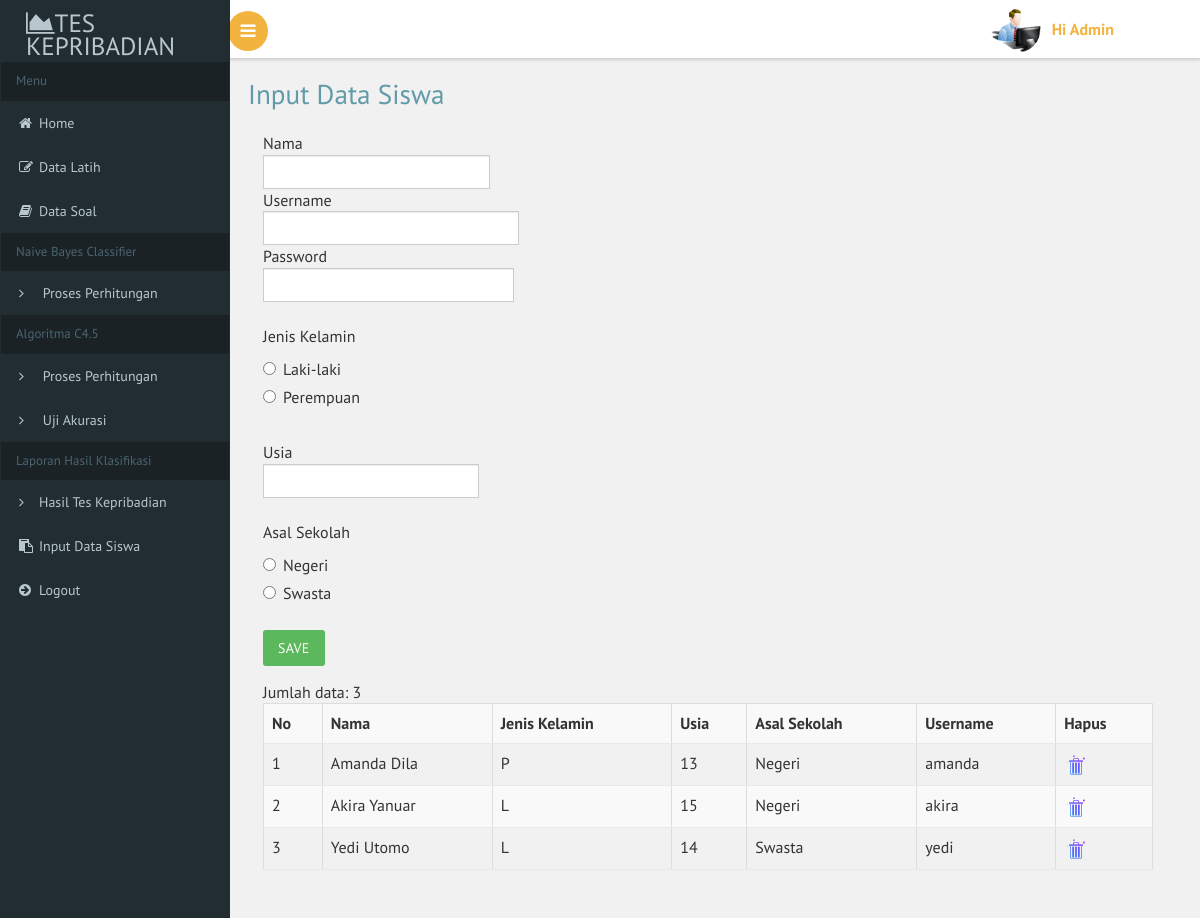
Screenshot of /index.php?menu=data_siswa (signed in) with the database file from the repository.
### tables this page shows
CREATE TABLE `data_siswa` (
  `id` int(11) NOT NULL,
  `nama_siswa` varchar(200) DEFAULT NULL,
  `jenis_kelamin` enum('L','P') DEFAULT NULL,
  `usia` int(11) DEFAULT NULL,
  `sekolah` varchar(200) DEFAULT NULL,
  `id_user` int(11) NOT NULL DEFAULT 0
);

CREATE TABLE `users` (
  `id_user` int(11) NOT NULL,
  `nama` varchar(100) DEFAULT NULL,
  `username` varchar(50) DEFAULT NULL,
  `password` text DEFAULT NULL,
  `level` char(1) DEFAULT NULL
);

### fungsi.php (called while the page is built, shortened)
<?php
function can_access_menu($menu){
    if($_SESSION['kepribadian_nbc_c4.5_level']==1 & (($menu=='data_latih')
            || ($menu=='uji_akurasi') || ($menu=='laporan_hasil') || ($menu=='data_siswa') || ($menu=='data_soal') ||
            ($menu!='mining') || ($menu!='proses_mining') || ($menu=='pohon_keputusan') || ($menu=='uji_rule') || ($menu=='hitung_akurasi') )){
        return true;
    }
    return false;
}
?>

### database.php (called while the page is built, shortened)
<?php
class database {
    private $servername;
    private $user_db;
    private $password_db;
    private $database;
    private $koneksi;
    function database() {
        return $this->connect_db();
    }
    function load_conf_db() {
        $path = dirname(__FILE__) . './koneksi.php';
    }
    public function connect_db() {
        $this->koneksi = mysqli_connect($this->servername, $this->user_db, $this->password_db, $this->database);
        return $this->koneksi;
    }
    function db_query($sql) {
        $conn = $this->koneksi;
        return mysqli_query($conn, $sql);
    }
    function db_fetch_array($result) {
        return mysqli_fetch_array($result);
    }
    function db_num_rows($result) {
        return mysqli_num_rows($result);
    }
}
?>

### data_siswa.php (the view, shortened to what this page needs)
<?php
include_once "database.php";
include_once "fungsi.php";
?>
<!DOCTYPE HTML>
<html>
    <head>
        <link href="css/bootstrap.css" rel='stylesheet' type='text/css' />
        <link href="css/style.css" rel='stylesheet' type='text/css' />
        <link href="css/font-awesome.css" rel="stylesheet">
        <link href='css/SidebarNav.min.css' media='all' rel='stylesheet' type='text/css'/>
        <link href="css/custom.css" rel="stylesheet">
    </head>
    <body class="cbp-spmenu-push">
        <div class="main-content">
            <div id="page-wrapper">
                <div class="main-page">
                    <div class="forms">
                        <h2 class="title1">Input Data Siswa</h2>
                        <div class="content-wrapper">
                            <?php
                            $db_object = new database();
                                    ?>
                                <?php
                            $sql = "SELECT siswa.*, usr.username FROM data_siswa siswa, users usr
                                    WHERE siswa.`id_user` = usr.`id_user`";
                            $query = $db_object->db_query($sql);
                            $jumlah = $db_object->db_num_rows($query);
                            ?>
                            <div class="row">
                                <div class="col-md-12">
                                    <form method="post" action="">
                                        <div class="form-group">
                                            <div class="input-group">
                                                <label>Nama</label>
                                                <input name="nama" type="text" class="form-control" required="">
                                            </div>
                                            <div class="input-group">
                                                <label>Username</label>
                                                <input name="user_name" type="text" class="form-control" required="">
                                            </div>
                                            <div class="input-group">
                                                <label>Password</label>
                                                <input name="user_password" type="password" class="form-control" required="">
                                            </div>
                                            <br>
                                            <div class="input-group">
                                                <label>Jenis Kelamin</label>
                                                <div class="radio">
                                                    <label>
                                                        <input name="jenis_kelamin" type="radio" value="L" required=""> Laki-laki
                                                    </label>
                                                </div>
                                                <div class="radio">
                                                    <label>
                                                        <input name="jenis_kelamin" type="radio" value="P" required=""> Perempuan
                                                    </label>
                                                </div>
                                            </div>
                                            <br>
                                            <div class="input-group">
                                                <label>Usia</label>
                                                <input name="usia" type="text" class="form-control" required="">
                                            </div>
                                            <br>
                                            <div class="input-group">
                                                <label>Asal Sekolah</label>
                                                <div class="radio">
                                                    <label>
                                                        <input name="sekolah" type="radio" value="Negeri" required=""> Negeri
                                                    </label>
                                                </div>
                                                <div class="radio">
                                                    <label>
                                                        <input name="sekolah" type="radio" value="Swasta" required=""> Swasta
                                                    </label>
                                                </div>
                                            </div>
                                        </div>
                                        <div class="form-group">
                                            <input name="submit" type="submit" value="Save" class="btn btn-success">
                                        </div>
                                    </form>
                                    <?php
                                    echo "Jumlah data: " . $jumlah . "<br>";
                                    if ($jumlah == 0) {
                                        echo "Data kosong...";
                                    }
                                    else {
                                        ?>
                                        <table class='table table-bordered table-striped  table-hover'>
                                            <tr>
                                                <th>No</th>
                                                <th>Nama</th>
                                                <th>Jenis Kelamin</th>
                                                <th>Usia</th>
                                                <th>Asal Sekolah</th>
                                                <th>Username</th>
                                                <th>Hapus</th>
                                            </tr>
                                            <?php
                                            $no = 1;
                                            while ($row = $db_object->db_fetch_array($query)) {
                                                echo "<tr>";
                                                echo "<td>" . $no . "</td>";
                                                echo "<td>" . $row['nama_siswa'] . "</td>";
                                                echo "<td>" . $row['jenis_kelamin'] . "</td>";
                                                echo "<td>" . $row['usia'] . "</td>";
                                                echo "<td>" . $row['sekolah'] . "</td>";
                                                echo "<td>" . $row['username'] . "</td>";
                                                echo "<td><a href='?menu=data_siswa&delete=".$row['id']."'>"
                                                        . "<img src='images/delete.png'/></a></td>";
                                                echo "</tr>";
                                                $no++;
                                            }
                                            ?>
                                        </table>
                                        <?php
                                    }
                                    ?>
                                </div>
                            </div>
                        </div>
                    </div>
                </div>
            </div>
        </div>
    </body>
</html>

### index.php (shortened to what this page needs)
<?php
$menu = '';
if (isset($_GET['menu'])) {
    $menu = $_GET['menu'];
}
include_once 'fungsi.php';
?>
<!DOCTYPE HTML>
<html>
    <head>
        <link href="css/bootstrap.css" rel='stylesheet' type='text/css' />
        <link href="css/style.css" rel='stylesheet' type='text/css' />
        <link href="css/font-awesome.css" rel="stylesheet">
        <link href='css/SidebarNav.min.css' media='all' rel='stylesheet' type='text/css'/>
        <link href="css/custom.css" rel="stylesheet">
    </head>
    <body class="cbp-spmenu-push"  >
        <div class="main-content">
        <?php
        include "sidebar.php";
        include "header-menu.php";
        $menu = '';
        if (isset($_GET['menu'])) {
            $menu = $_GET['menu'];
        }
        if ($menu != '') {
            if (can_access_menu($menu)) {
                if (file_exists($menu . ".php")) {
                    include $menu . '.php';
                } else {
                    include "not_found.php";
                }
            } else {
                include "forbidden.php";
            }
        } else {
            include "home.php";
        }
        ?>
    </div>
    </body>
</html>

### sidebar.php (shortened to what this page needs)
<?php
$menu = '';
if(isset($_GET['menu'])){
    $menu = $_GET['menu'];
}
?>
<div class="cbp-spmenu cbp-spmenu-vertical cbp-spmenu-left" id="cbp-spmenu-s1">
    <aside class="sidebar-left">
        <nav class="navbar navbar-inverse">
            <div class="navbar-header">
                <a class="navbar-brand" href="index.php"><span class="fa fa-area-chart"></span>Tes Kepribadian</a>
            </div>
            <div class="collapse navbar-collapse" id="bs-example-navbar-collapse-1">
                <ul class="sidebar-menu">
                    <li class="header" style="font-size: 13px;">Menu</li>
                    <li class="treeview">
                    <li><a <?php echo ($menu==''||$menu=='home')?"class='menu-top-active'":""; ?>
                        href="index.php"><i class="fa fa-home"></i>Home</a></li>
                        <?php
                        if (empty($_SESSION['kepribadian_nbc_c4.5_id']) == false){
                            if($_SESSION['kepribadian_nbc_c4.5_level'] == 2){
                                ?>
                                <li class="header" style="font-size: 13px;">Tes Kepribadian</li>
                                <li><a <?php echo ($menu=='klasifikasi')?"class=''":""; ?>
                                        href="index.php?menu=klasifikasi"><i class="fa fa-angle-right text-red"></i>Mulai Tes</a></li>
                                <!-- <li><a <?php echo ($menu=='klasifikasi_c45')?"class=''":""; ?>
                                        href="index.php?menu=klasifikasi_c45"><i class="fa fa-angle-right text-red"></i>Algoritma C4.5</a></li> -->
                                <?php
                            }
                            else{
                                ?>
                                <li><a <?php echo ($menu=='data_latih')?"class=''":""; ?>
                                        href="index.php?menu=data_latih"><i class="fa fa-edit"></i>Data Latih</a></li>
                                <li><a <?php echo ($menu=='data_soal')?"class=''":""; ?>
                                        href="index.php?menu=data_soal"><i class="fa fa-book"></i>Data Soal</a></li>
                                <li class="header" style="font-size: 13px;">Naive Bayes Classifier</li>
                                <li><a <?php echo ($menu=='uji_akurasi')?"class=''":""; ?>
                                        href="index.php?menu=uji_akurasi"><i class="fa fa-angle-right text-red"></i> <span>Proses Perhitungan</span></a></li>
                                <li class="header" style="font-size: 13px;">Algoritma C4.5</li>
                                <li><a <?php echo ($menu=='mining')?"class=''":""; ?>
                                        href="index.php?menu=mining"><i class="fa fa-angle-right text-red"></i> <span>Proses Perhitungan</span></a></li>
                                <li><a <?php echo ($menu=='pohon_keputusan')?"class=''":""; ?>
                                        href="index.php?menu=pohon_keputusan"><i class="fa fa-angle-right text-red"></i> <span>Uji Akurasi</span></a></li>
                                <li class="header" style="font-size: 13px;">Laporan Hasil Klasifikasi</li>
                                        <li><a <?php echo ($menu=='laporan_hasil')?"class=''":""; ?>
                                        href="index.php?menu=laporan_hasil"><i class="fa fa-angle-right text-red"></i>Hasil Tes Kepribadian</a></li>
                                <li><a <?php echo ($menu=='data_siswa')?"class=''":""; ?>
                                        href="index.php?menu=data_siswa"><i class="fa fa-clipboard"></i>Input Data Siswa</a></li>
                                <?php
                            }
                            ?>
                            <li><a href="logout.php"><i class="fa fa-arrow-circle-right"></i>Logout</a></li>
                            <?php
                        }
                        ?>
                </ul>
            </div>
        </nav>
    </aside>
</div>

### header-menu.php (shortened to what this page needs)
<div class="sticky-header header-section " style="z-index:599">
	<div class="header-left" style="margin-bottom: 7px;">
				<button id="showLeftPush"><i class="fa fa-bars"></i></button>
			<div class="clearfix"> </div>
			</div>
			<div class="header-right">
			<div class="profile_details">
					<ul>
						<?php if( !empty($_SESSION['kepribadian_nbc_c4.5_nama'])) { ?>
						<li class="dropdown profile_details_drop" style="z-index:599" >
							<a class="dropdown-toggle" data-toggle="dropdown" aria-expanded="false">
								<div class="profile_img">
								<?php
									if ($_SESSION['kepribadian_nbc_c4.5_level'] == 1){
										?>
									<span class="prfil-img"><img width=50 src="images/admin1.png" alt=""> </span>
									<?php
										}else{
											?>
									<span class="prfil-img"><img width=39 src="images/user.png" alt=""> </span>
									<?php
										}
									?>
									<div class="user-name">
										<p style="margin-top:10px">Hi <?php echo $_SESSION['kepribadian_nbc_c4.5_nama'] ?> </p>
									</div>
								</div>
							</a>
						</li>
						<?php }?>
					</ul>
				</div>
				<div class="clearfix"> </div>
			</div>
	<div class="clearfix"> </div>
</div>

### css/custom.css (style rules this page uses)
#page-wrapper { padding: 5em 2em 2.5em; background-color: #F1F1F1; }

### rows the page displays
data_siswa: nama_siswa "Amanda Dila", jenis_kelamin "P", usia "13", sekolah "Negeri", id_user.username "amanda"
data_siswa: nama_siswa "Akira Yanuar", jenis_kelamin "L", usia "15", sekolah "Negeri", id_user.username "akira"
data_siswa: nama_siswa "Yedi Utomo", jenis_kelamin "L", usia "14", sekolah "Swasta", id_user.username "yedi"

### other values shown
$_SESSION['kepribadian_nbc_c4.5_nama'] "Admin"
$jumlah "3"
